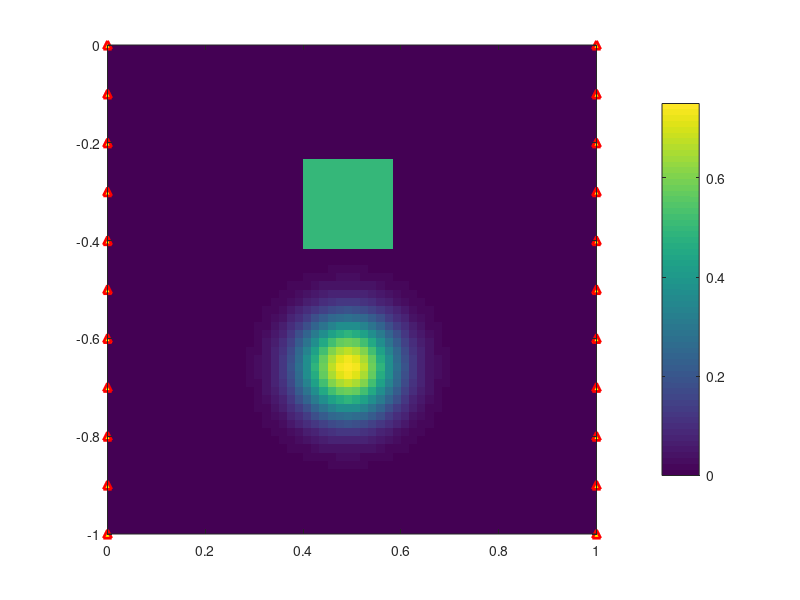

Write the MATLAB code that produced this figure. (Note: this script raises an error after producing the figure.)
% Inv1D_lplq
% Program creates a 1D toy problem and generates data using kernels of the
% form k(z) = exp^(-ajx) cos(b j 2pi x)
% 
% Data can then be inverted using various lp-norms applied on the model and
% its gradient. Depth weighting is applied to the model objective function,
% but outside the norm.
% 
% Written by: D. Fournier
% Last Update: November 11, 2014

close all
clear all

addpath data\
% addpath C:\Users\dominiquef.MIRAGEOSCIENCE\Dropbox\Master\FUNC_LIB\
% addpath C:\Users\dominiquef.MIRAGEOSCIENCE\Dropbox\Master\FUNC_LIB\Lp_norm_codes\Dual_norm_1D\functions
% addpath C:\Users\dominiquef.MIRAGEOSCIENCE\Dropbox\Master\FUNC_LIB\Lp_norm_codes\Dual_norm_1D\sliceomatic\
% Set up 1D problem

%% INPUT VARIABLES
% Lp-norm parameters
pvec = [0 0.1]%0:0.5:2;
qvec = [0:0.1:2]%0:0.5:2;
lvec = ones(1,1)*1.0%[0.25 0.5 1 1.5 1.75]%0.1:0.4:1.9;

% Inversion parameters
FLAG1 = 'lGRADml'; % Choose between GRADm | lGRADm|
FLAG2 = 'SMOOTH_MOD'; % Choose between SMOOTH_MOD | SMOOTH_MOD_DIF

% Model space
nx = 60;
nz = 60;

dx = 1 / nx;
dz = 1 / nz;

% Reference model
mref = zeros(nx*nz,1);

% Create observation locations
obsx = [zeros(1,11) ones(1,11)];
nobs = length(obsx);
obsz = [0:-0.1:-1 0:-0.1:-1];


dx = ones(nx,1) * dx;
dz = ones(nz,1) * dz;

x0 = 0;
z0 = 0;

xc = [x0 + cumsum(dx) - dx/2];
zc = [z0 - cumsum(dz) + dz/2];

% Topography (all ones if flat)
nullcell = ones(nz,nx);

% Kernel
nk = 15; %number of frequencies

decay = -0.25;

basis = 0.5;

% Data noise
amp_pct = 0.00;
floor_pct = 0.02;

%% Generate model

model = zeros(nz,nx);

% Center the anomaly
dmx = floor(0.1 / dx(1));
dmz = floor(0.1 / dz(1));

centerx = floor(nx/2);
centerz = floor(nz/3);

% Square bloc
model(centerz-5:centerz+5,centerx-5:centerx+5)= 0.5;

% Gaussian anomaly
zz = 2*centerz-12:2*centerz+12;
xx = centerx-12:centerx+12;

[ZZ,XX] = ndgrid(cumsum(dz(zz)) - sum([dz(zz);dz(zz(1))])/2,cumsum(dx(xx)) - sum([dx(xx);dx(xx(1))])/2);
r = sqrt(XX.^2 + ZZ.^2);
dr = sqrt(dx(1)^2 + dz(1)^2);

model(zz,xx)= 0.75 * exp(-abs(((r)*10).^2));


set(figure, 'Position', [50 200 750 750])
imagesc(xc,zc,model);
caxis([0 0.75]);
colorbar
set(gca,'YDir','normal')
% axis([-1.1 1.1 -1.1 0.1])
axis square

hold on
plot(obsx,obsz,'r^','MarkerFaceColor','y','LineWidth',2)
model=model(:);
%% SCRIPT STARTS HERE
%% % Generate kernel functions and depth weighting
xn = [x0;x0 + cumsum(dx)];
zn = [z0;z0 - cumsum(dz)];

[Zn,Xn] = ndgrid(zn,xn);



[Zc,Xc] = ndgrid(zc,xc);



[dZ , dX] = ndgrid(dz,dx);
% dZ = dZ(:);
% dX = dX(:);

mcell=nx*nz;

ndata = nk * nobs;


%% Generate forward operator and depth weighting
G = zeros(ndata,mcell);
aa = zeros(ndata,nx);
wr = zeros(mcell,1);
count = 1;


 for jj = 1 : nobs;
     
    for ii = 1 : nk 
        

 
        dXn = Xn - obsx(jj);
        dZn = Zn - obsz(jj);
       

        R = sqrt( (Zc-obsz(jj)).^2 + (obsx(jj)-Xc).^2 );
        dR = sqrt( dZ.^2 + dX.^2 );
%         x = Xn - obsx(jj);
%         z = Zn - obsz(jj);

        a = decay * (ii) ;
        b = basis * 2*pi* (ii) ;
%         c = decay * (ii) ;
%         d = basis * 2*pi* (ii) ;

        const1 = a / (a^2 + b^2);
        const2 = b / (a^2 + b^2);
%         const3 = c / (c^2 + d^2);
%         const4 = d / (c^2 + d^2);

        expx = @(m) exp( a * abs(m) );
%         expz = @(m) exp( c * abs(m) );

        trig1 = @(m) cos(b*(m));       
        trig2 = @(m) sin(b*(m));


%         xupb = (const1 * expx(R+dR)) .* (const2*trig1(b,R+dR));
%         xlob = (const1 * expx(R)) .* (const2*trig1(b,R));
%         temp = (xupb - xlob);

        xupb = dXn(2:end,1:end-1);
        xlob = dXn(2:end,2:end);
        
        zlob = dZn(1:end-1,2:end);
        zupb = dZn(2:end,2:end);
        
        fupxupz = const1 * expx( sqrt( xupb.^2 + zupb.^2 ) ) .* trig1(sqrt( xupb.^2 + zupb.^2 ))+...
                const2 * expx( sqrt( xupb.^2 + zupb.^2 ) ) .* trig2(sqrt( xupb.^2 + zupb.^2 ));

        fupxloz = const1 * expx( sqrt( xupb.^2 + zlob.^2 ) ) .* trig1(sqrt( xupb.^2 + zlob.^2 ))+...
                const2 * expx( sqrt( xupb.^2 + zlob.^2 ) ) .* trig2(sqrt( xupb.^2 + zlob.^2 ));

        floxupz = const1 * expx( sqrt( xlob.^2 + zupb.^2 ) ) .* trig1(sqrt( xlob.^2 + zupb.^2 ))+...
                const2 * expx( sqrt( xlob.^2 + zupb.^2 ) ) .* trig2(sqrt( xlob.^2 + zupb.^2 ));

        floxloz = const1 * expx( sqrt( xlob.^2 + zlob.^2 ) ) .* trig1(sqrt( xlob.^2 + zlob.^2 ))+...
                const2 * expx( sqrt( xlob.^2 + zlob.^2 ) ) .* trig2(sqrt( xlob.^2 + zlob.^2 ));
% 
        temp = (fupxupz - fupxloz) - (-floxupz + floxloz);
            
%             if sign(obsx(jj))<1
%                 
%                 temp= fliplr(temp);
%                 
%             end
            
        G(count,:) = temp(:);

    %     G(ii,1:mcell) = G(ii,1:mcell) / max(G(ii,1:mcell));

%         temp = expx(R) - expx(R+dR);
       
%         temp = ( expx( sqrt( xupb.^2 + zupb.^2 ) ) -...
%             expx( sqrt( xupb.^2 + zlob.^2 ) ) )/a -...
%             ( expx( sqrt( xlob.^2 + zlob.^2 ) ) -...
%             expx( sqrt( xlob.^2 + zupb.^2 ) ) )/a;
        
%          temp = (( expx(x(2:end,1:end-1))/a .* expz(z(1:end-1,2:end))/c )-...
%            ( expx(x(2:end,2:end))/a .* expz(z(2:end,2:end))/c ) -...
%            ( expx(x(2:end,1:end-1))/a .* expz(z(1:end-1,2:end))/c ) +...
%            ( expx(x(2:end,2:end))/a .* expz(z(2:end,2:end))/c )).^2;

%        if sign(obsx(jj))<1
%                 
%                 temp= fliplr(temp);
%                 
%        end
            
%         wr = wr + temp(:);
        
%         set(figure(3), 'Position', [10 250 1000 500]);
%         imagesc(xc,zc,reshape(G(count,:),nz,nx));
%         colorbar
%         set(gca,'YDir','normal')


        count = count + 1;

        
    end
    
end

wr = sqrt(sum(G.^2,1));

wr = (wr(:)).^0.5;


%% FORWARD MODELING
% Generate data and corrupt with noise

data= G * model;

% Corrupt data with Gaussian noise
% rand_noise = rand(ndata,1);
% save ('noise','rand_noise')
load('noise');

amp_noise = amp_pct * rand_noise .* abs(data);
floor_noise = floor_pct * rand_noise * max(abs(data));

noise = amp_noise + floor_noise;

d = data + noise;

% wd =  abs(d)*0.02 + 0.05 * std(d);
wd =  ones(ndata,1) * 0.1*std(d);

set(figure, 'Position', [10 250 1000 500]);
for ii = 1:nobs
    
    plot(data((1+(ii-1)*nk):(nk+(ii-1)*nk)));
    hold on
    errorbar(d((1+(ii-1)*nk):(nk+(ii-1)*nk)),wd((1+(ii-1)*nk):(nk+(ii-1)*nk)),'r*')
    legend('Data','Data+noise')
    grid on
end
% Create uncertainty weighting matrix
Wd = spdiags(1./wd,0,ndata,ndata);

% Normalize d and G by standard deviation:
G = Wd * G ;

target = ndata;

% Weight data with uncertainty
d = Wd * d;

%% INVERSION
% Create inversion parameters
[ Wx, Wz, Vx, Vz ] = get_GRAD_op2D(dx,dz,nullcell);
Ws = speye(mcell);
V = spdiags(sqrt(dX(:).*dZ(:)),0,mcell,mcell);


% Global constant
alpha(1) = 1.0 / min(dx) ^2;  %Smallnest term
alpha(2) = 1.0;               %Smoothness term                     
alpha(3) = 1.0;



% Store all the final models
RMS = zeros(length(pvec),length(qvec),length(lvec));
linf = zeros(length(pvec),length(qvec),length(lvec));
l2 = zeros(length(pvec),length(qvec),length(lvec));
l1 = zeros(length(pvec),length(qvec),length(lvec));
misfit = zeros(length(pvec),length(qvec),length(lvec));
models_out = zeros(length(pvec),length(qvec),length(lvec),mcell);
phi_m = [];
phi = [];
counter = 1;  

objfunc = @(m,phi,b) sum( ( G * m - d ).^2 ) + ( m' * b * phi * m );

% Iterate over all the combination of norms as specified by the vectors
% pvec, qvec and lvec.

for ll= 1:length(lvec)

    for pp = 1:length(pvec)
        
        for qq = 1:length(qvec)
            
            
%             delta(counter) = 1e-5;
            % Message prompt
            head = ['lp: ' num2str(pvec(pp)) ' lq: ' num2str(qvec(qq)) ' psi: ' num2str(lvec(ll))];
            fprintf('Starting lp inversion %s\n',...
                head)
            
            invmod      = ones(mcell,1)*1e-2;       % Initial model       
                        
            phi_d       = sum((G*invmod - d).^2);   % Initial misfit
           
            count=0; % Initiate iteration count 
            switcher = 0;
            ncg(counter) = 0;
            lp_count = 0;
            cg_iter = 0;
            delta = 1;
            
        while switcher ~= 3
                
                    count=count+1;

                    if switcher == 0   %First iteration
                        delta(count) = 1;
                        
                        [MOF,aVRWs,aVRWx,aVRWz] = get_lp_MOF_2D_v2(invmod,mref,1,nx,nz,V,Ws,Vx,Wx,Vz,Wz,wr,alpha,2,2,1,FLAG1,FLAG2,delta(count));                                      
%                         [MOF,aVRWs,aVRWx,aVRWz] = get_lp_MOF_2D(invmod,mref,nx,nz,V,Ws,Vx,Wx,Vz,Wz,wr,alpha,2,2,1,FLAG1,FLAG2,delta(count));

                        if count==1
                            % Initial beta trace(G'G) / trace(phim)
                            beta = sum(sum(G.^2,1)) / sum(diag(MOF,0).^2) * 1e+2; 
                            phi(count) = objfunc(invmod,MOF,beta(count));
                            
                        end
                       
                        
                    else

                        fprintf('# # LP-LQ ITER# #');
                        lp_count = lp_count+1;
                        
                        if cg_iter(end) < 0.5*mcell && switcher == 1
                            
                            delta(count) = 10^-(lp_count/2);
                            
                        else
                            
                            switcher = 2;
                            delta(count) = delta(count-1);
                            
                        end
                        
                        [MOF,aVRWs,aVRWx,aVRWz] = get_lp_MOF_2D_v2(invmod,mref,phi_m(end),nx,nz,V,Ws,Vx,Wx,Vz,Wz,wr,alpha,pvec(pp),qvec(qq),lvec(ll),FLAG1,FLAG2,delta(count));                         
%                         [MOF,aVRWs,aVRWx,aVRWz] = get_lp_MOF_2D(invmod,mref,nx,nz,V,Ws,Vx,Wx,Vz,Wz,wr,alpha,pvec(pp),qvec(qq),lvec(ll),FLAG1,FLAG2,delta(counter));
       
%                         lambda(count) = beta(count) * scale(count);
                        
                        
                    end

                
 
%                 eigval = eig(G'*G + lambda(count) * (phim) ); 
%                 condnum = max(abs(eigval)) / min(abs(eigval));
%                 
%                 figure(4); plot(eigval,'*');
%                 fprintf('Condition number: %f\n',condnum);
                fprintf('\n# # # # # # # # #\n');
                fprintf('BETA ITER: \t %i  \nbeta: \t %8.5e \n',count,beta(count));

               
                m_in = invmod;  % Save initial model for backtracking steps
                
            [invmod,cg_iter(count)] = GNsolver( G, invmod, d, phi(end), MOF, beta(count) , aVRWs, aVRWx, aVRWz, [] );                
            ncg(counter) = ncg(counter) + cg_iter(count);
%% Save iteration details
               
            rdm(count) = norm(m_in - invmod) / norm(m_in);
                
               
            phi_d(count) = sum((G*(invmod)-d).^2);
            phi_m(count) = (invmod)'*(MOF)*(invmod);
            phi(count) = objfunc(invmod,MOF,beta(count));
            
            if (rdm(count) < 1e-2 && switcher >= 1 && phi_d(count) > target *0.95 && phi_d(count) < target *1.05) || count > 50 

                switcher = 3;
                fprintf('---------->')
                fprintf(' misfit:\t %8.5e ',phi_d(count))
                fprintf(' ** Relative dm:\t %8.5e ', rdm(count));
                fprintf('<----------\n')
                
                continue

            end    

                
            % Check to see if overshooted the target misfit,
            % If yes, then compare with the previous iteration and keep
            % closest                
            if phi_d(count) < target * 0.95
                                      
                
                fprintf('---------->')
                fprintf(' misfit:\t %8.5e ',phi_d(count))
                fprintf(' ** Relative dm:\t %8.5e ', rdm(count));
                fprintf('<----------\n')
                fprintf('\n# NEXT ITER - INCREASING BETA #\n');
                
%                 beta(count) = beta(count-1);
                if switcher == 0
                    switcher = 1;
                end
%                 beta(count+1) = beta(count) * target / phi_d(count);
                beta(count+1) = beta(count) * 1.25;
%                 invmod = m_in;
%                 phi_d(count) = phi_d(count-1);
%                 phi_m(count) = phi_m(count-1);
%                 phi(count) = phi(count-1);
%                 
%                 count = count-1;
%                 lp_count = lp_count-1;

            elseif phi_d(count) > target * 1.05
                 
                
                fprintf('---------->')
                fprintf(' misfit:\t %8.5e ',phi_d(count))
                fprintf(' ** Relative dm:\t %8.5e ', rdm(count));
                fprintf('<----------\n')
                fprintf('\n# NEXT ITER - REDUCING BETA #\n');
                if switcher == 0
                    
                    beta(count+1) = 0.75 * beta(count); 
                    
                else
                    
%                     beta(count+1) = beta(count) * target / phi_d(count);
                    beta(count+1) = beta(count) * 0.9;
                    
                end          
                
                
            else
                
                
                fprintf('---------->')
                fprintf(' misfit:\t %8.5e ',phi_d(count))
                fprintf(' ** Relative dm:\t %8.5e ', rdm(count));
                fprintf('<----------\n')
                fprintf('\n# NEXT ITER - STATIONNARY STEP #\n');
                
                if switcher == 0
                    switcher = 1;
                end
                
                beta(count+1) = beta(count);

                 
            end
           
            % OPTIONAL: Plot model
            set(figure(3+counter), 'Position', [50 200 750 750])
            imagesc(xc,zc,reshape(invmod,nz,nx));
            caxis([0 0.75]);
            colorbar
            set(gca,'YDir','normal')
            axis square

            
        end
%             set(figure(mod(counter,10)+2), 'Position', [50 200 750 750])
%             imagesc(xc,zc,reshape(invmod,nz,nx));
%             caxis([0 0.75]);
%             colorbar
%             set(gca,'YDir','normal')
%             axis square
%             
% %             legend('\bfTrue model','\bf Wr || m ||_0 + Wr || \nabla m ||_0');
            xlabel('\bfX');
            ylabel('\bfZ');
            tlabel=(['$\mathbf{\phi_m\;=\;\| m \|_{' num2str(pvec(pp)) '}\;+\; \| \nabla m \|_{' num2str(qvec(qq)) '}}$']);
            title(tlabel, 'interpreter', 'latex','Fonts',18)
            
            % Plot final phid
%             figure(3); 
%             plot((G*(invmod)).*wd,'go');

            % Load other results and plot
%             load('m_IWR');
%             load('m_phim');
%             figure(3+counter); hold on
%             plot(m_phim,'--','LineWidth',3);
%             xlabel('\bfZ');
%             ylabel('\bfm(Z)');
%             legend('\bfTrue model','\bf Wr || m ||_0 + Wr || \nabla m ||_0','\bf || Wr m ||_0 + || \nabla (Wr m) ||_0','Location','NorthWest')

            % Remove depth weighting
%             invmod = IWr * invmod;
            
%             title(['\bfInversion: ' head])
%             figure; plot(1:mcell,model,1:mcell,invmod,'r','LineWidth',2);axis([0 mcell -.1 1])
%             figure; plot(eigval,'*');
%             figure; plotyy(1:count,phi_d,1:count,phi_m,@semilogy);
            RMS(pp,qq,ll)=(sum((invmod-model).^2)/length(data))^(0.5);
            linf(pp,qq,ll) = norm(model-invmod,'inf');
            l2(pp,qq,ll) = norm(model-invmod,2);
            l1(pp,qq,ll) = norm(model-invmod,1);
            misfit(pp,qq,ll) = phi_d(count);
            models_out(pp,qq,ll,:) = invmod(:);
            
%             figure; plotyy(1:count,phi_d,1:count,phi_m);

            ldml(counter) = norm(model-invmod,1);
            fprintf('End of lp inversion. Number of iterations: %i\n',count)
            fprintf('Final model misfit: %8.3e\n',ldml(counter))
            fprintf('TOTAL NUMBER OF CG STEPS: %i\n\n',ncg(counter))
            
            
            counter = counter+1;
            
        end
    end
end

save('l2_A','l2');
save('l1_A','l1');
save('misfit_A','misfit');
save('models_out_A','models_out');

%% Plot result 
% sliceomatic(l1,pvec,qvec,lvec);
% Plot tradeoff between model error and CG iterations

% figure;
% [hAx,hLine1,hLine2] = plotyy(delta,rdm,delta,cg_iter,'loglog','loglog');
% ylabel(hAx(2),'\bfCG iterations');
% ylabel(hAx(1),'\bf|m_{k-1} - m_{k}|/m_{k}');
% xlabel('\bf Factor log(\epsilon)')


% figure;
% [hAx,hLine1,hLine2] = plotyy(delta,ncg,delta,ldml,'semilogx','semilogx');
% ylabel(hAx(1),'\bfNumber of CG steps');
% ylabel(hAx(2),'\bf|m_{true} - m_{k}|_1');
% xlabel('\bf Factor (\epsilon)')
% set(hAx(2),'YColor','k')
% set(hLine2,'LineWidth',2,'Color','k')
% set(hLine1,'LineWidth',2)

% grid on

% [I,J]=find(l2==min(min(l2)));
% 
% set(figure, 'Position', [50 200 750 750]);
% imagesc(pvec,qvec,l2);colorbar;colormap winter;hold on
% contour(pvec,qvec,l2,'ShowText','on','LineColor',[0 0 0])
% set(gca,'YDir','Normal')
% ylabel('$\mathbf{\| m \|_p}$', 'interpreter', 'latex','Fonts',15)
% xlabel('$\mathbf{\| \nabla m \|_q}$', 'interpreter', 'latex','Fonts',15)
% plot(qvec(J),pvec(I),'ro','LineWidth',2);hold on
% axis square
% title('\textbf{Model error} ($\mathbf{\| m - m^{*} \|_2}$)', 'interpreter', 'latex','Fonts',15)
% 
% % load('misfit');
% set(figure, 'Position', [50 200 750 750]);
% imagesc(pvec,qvec,misfit);colorbar;colormap winter;hold on
% % contour(pvec,qvec,misfit,'ShowText','on','LineColor',[0 0 0])
% set(gca,'YDir','Normal')
% ylabel('$\mathbf{\| m \|_p}$', 'interpreter', 'latex','Fonts',15)
% xlabel('$\mathbf{\| \nabla m \|_q}$', 'interpreter', 'latex','Fonts',15)
% plot(qvec(J),pvec(I),'ro','LineWidth',2);hold on
% axis square
% title('\textbf{Final data misifit} $\phi_d$', 'interpreter', 'latex','Fonts',15)
% % caxis([38 42])
% 
% [I,J]=find(l1==min(min(l1)));
% set(figure, 'Position', [50 200 750 750]);
% imagesc(pvec,qvec,l1);colorbar;colormap winter;hold on
% % contour(pvec,qvec,misfit,'ShowText','on','LineColor',[0 0 0])
% set(gca,'YDir','Normal')
% ylabel('$\mathbf{\| m \|_p}$', 'interpreter', 'latex','Fonts',15)
% xlabel('$\mathbf{\| \nabla m \|_q}$', 'interpreter', 'latex','Fonts',15)
% plot(qvec(J),pvec(I),'ro','LineWidth',2);hold on
% axis square
% title('\textbf{Final data misifit} $\phi_d$', 'interpreter', 'latex','Fonts',15)